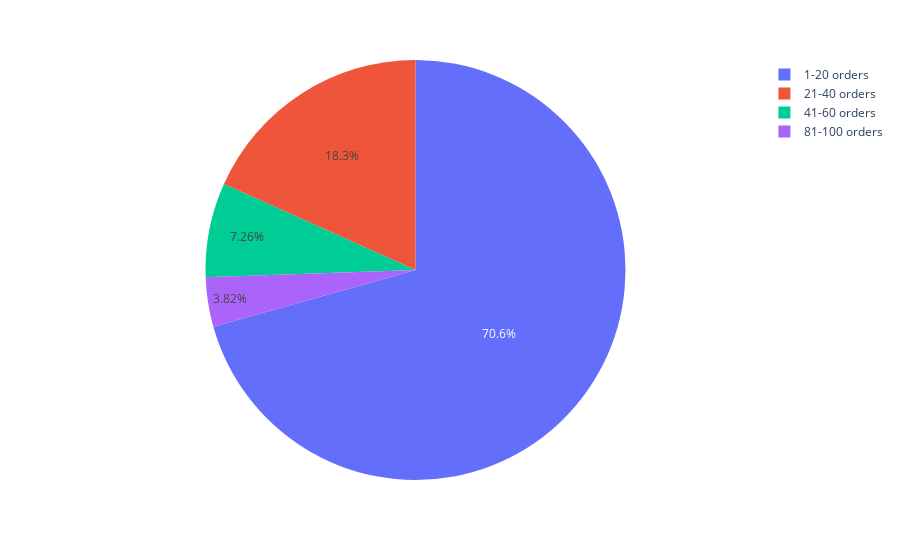

Notebook code cell kept with this figure:
### Code cell
no_of_order_place_by_user = (
    data.groupby("order_number_group")["user_id"].agg(["count"]).reset_index()
)
fig = ex.pie(no_of_order_place_by_user, values="count", names="order_number_group")
fig.show()

### Figure 1 — Plotly figure (JSON) as saved in the notebook; plotly's stock layout.template omitted (floating-point values rounded to 4 significant figures)
{"data": [{"domain": {"x": [0, 1], "y": [0, 1]}, "hovertemplate": "order_number_group=%{label}<br>count=%{value}<extra></extra>", "labels": ["1-20 orders", "21-40 orders", "41-60 orders", "81-100 orders"], "legendgroup": "", "name": "", "showlegend": true, "type": "pie", "values": [1426484, 369280, 146541, 77196]}], "layout": {"legend": {"tracegroupgap": 0}, "margin": {"t": 60}}}
